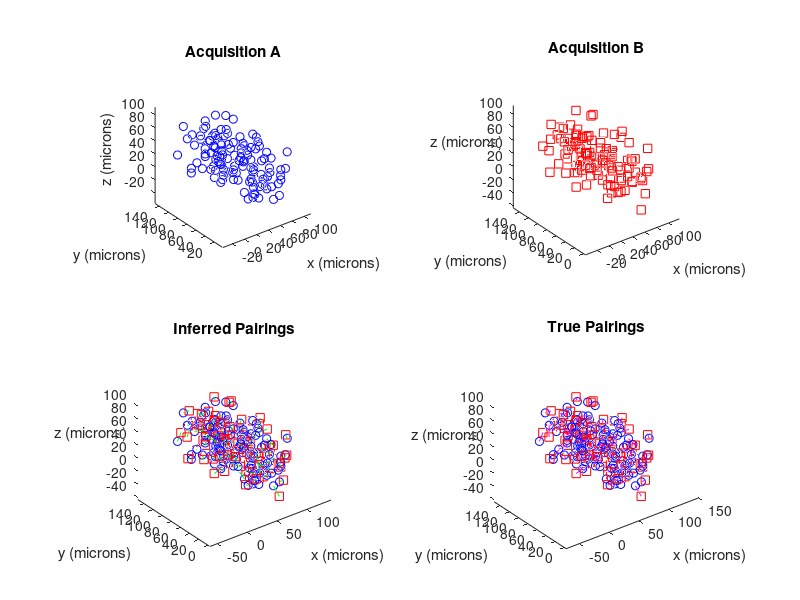
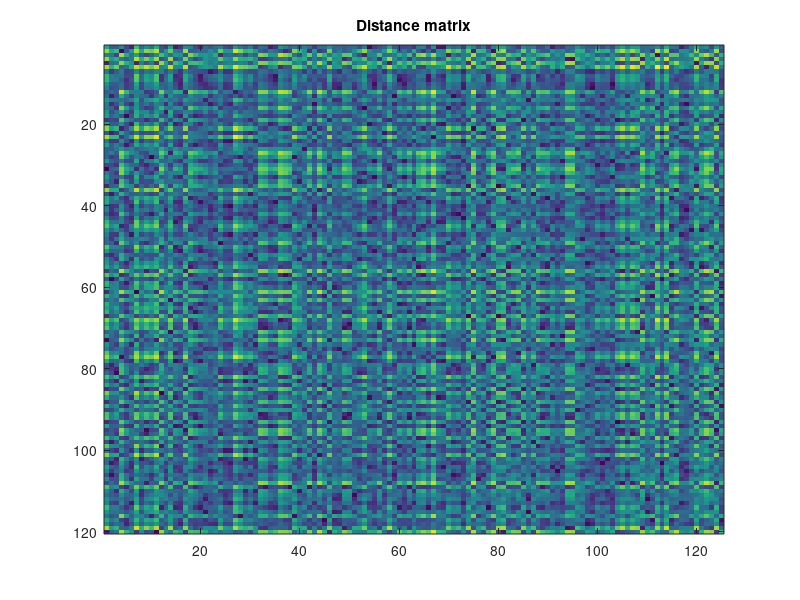

MATLAB code for these plots, in order: (Note: this script raises an error after producing the figures.)
% simAlign.m
% 
% Calculate a metric of alignment between two noisy measurements of the 3D 
% position of neuron cell bodies.
%
% The position of neurons in a worm are measured twice, during acquisition A
% and acquisition B. The measurement is noisy, and the worm may be imaged
% in different orientations.
%
% To aling the two acquisitions, it is important to have a metric of the
% similarity of the two sets of neuron poisitions. This will allow for
% functions that try many different orientations while optimizing for
% similarity.
%
% This is a small script that simulates two noisy 3D neural position
% datasets that are already aligned. It then  pairs each neuron from A 
% with a neuron from B. Finally it measures how aligned the sets of neurons 
% are by measuring the sum of the root mean squared displacement between 
% each pair.
%
% Andrew Leifer
% leifer@princeton.edu
% 8 February 2014


%We start by assuming that the user acquired two 3D fluorescent images 
%of neurons of a worm. We will call them acquisition A & B.


%Number of Neurons Identified 
%The number of neurons aren't necessarily the same because it is hard for a
%  user to tell what exactly is a neuron.

N=125; %acquisition A
M=120; %acquisition B
assert(N>=M); %by convention, the code assumes A has more neurons then B

%set dimensions of  simulated 3D volume in microns
xdiam=75;
ydiam=150;
zdiam=75;

%set standard deviation of jitter in neural position between acquisition A & B
pstd=6;


%Set the markers to use when plotting A & B
Bmarker='rs';
Amarker='bo';

%% Simulate position data 

Apos=[rand(N,1).*xdiam, rand(N,1).*ydiam, rand(N,1).*zdiam];

mapping=randperm(N);  %Elements are neuron ID's from A  and their index is the neuorn ID from B
Bpos=Apos(mapping,:); %Shuffle the order of neurons from A and assing to B
Bpos=Bpos+randn(size(Bpos)).*pstd; %add gaussian noise of positional jitter
Bpos=Bpos(1:M,:); %chop off the extra neurons


%            A     B
truePairs=[mapping', (1:N)' ];
truePairs(truePairs(:,2)>M,:)=[];

%% Plot simulated position data

%Plot Acquisition A
figh=figure;
h(1)=subplot(2,2,1);
plot3(Apos(:,1),Apos(:,2),Apos(:,3),Amarker)
axis equal %set each axis to have equal spaced scaling in the plot 
axis vis3d %preserve scaling during rotations
title('Acquisition A')
xlabel('x (microns)')
ylabel('y (microns)')
zlabel('z (microns)')


%Plot Acquisition B
h(2)=subplot(2,2,2);
plot3(Bpos(:,1),Bpos(:,2),Bpos(:,3),Bmarker)
axis equal %set each axis to have equal spaced scaling in the plot 
axis vis3d %preserve scaling during rotations
title('Acquisition B')
xlabel('x (microns)')
ylabel('y (microns)')
zlabel('z (microns)')


%% Calculate Distances between all possible paris of neurons between A & B

%We are going to build up an M rows by N column matrix whereby each element
%is the euclidian distance between the neurons inexed by that row and
%column.
%
% So the element at the m'th row and n'th  column corresponds to 
% the distance between the m'th neuron from B and the n'th neuron from A

%Insead of making a bunch of boring for-loops, we are going to implement
%this in a classy and clever way.

% Here is the theory first. We note that A and B already have neurons listed
% in some sort of order. If we take the given order, it is easy to find 
% euclidean distnces between each neuron in A and its corresponding neuron
% in B. This is:
%  D= sqrt(   sum( (Apos(1:M,:)-Bpos(1:M,:)).^2 ,2 ) )
% Note we are excluding those neurons from B that have no partner in A,
% recall that N>=M.
%
% Now if we were to merely permute the order of A systematically, (by say a
% circular shift) then we
% would be able to calculate the euclidean distance between every possible
% pairing between a neuron from A and B. 
%
% We store this information in the form of a matrix.

%initialize the distance matrix
Dmat=zeros(M,N); %rows are neurons from B and columns are neurons from A

%calculate all of the distances
for k=0:N-1 %For all neurons in A
   Atemp=circshift(Apos,-k); %circullary shift the order of neurons in A
   Aind=circshift((1:N)',-k); %do the same to an array of indices to keep track of what the indices are up to
   D= sqrt(  sum( (Atemp(1:M,:)-Bpos(1:M,:)).^2 ,2)  ); % calculate the distance
   
   %get element # from row,col:  B       A                        
   indices=sub2ind(size(Dmat),[1:M]',[Aind(1:M)]); %figure out which diaganol in the distance matrix we are on
   
   Dmat(indices)=D; %record the distances on the appropriate diagonal
end

%plot distance matrix
figure;
imagesc(Dmat);
title('Distance matrix')

%% Partner up all of the neurons, one in A and one in B

% The algorithm we will use is the following:
% First find the pairing that minimizes the distance
% Then eliminate both neurons from future consideration
% Repeat.
%
% Note we will have to be clever in our bookkeeping.

Dtemp=Dmat;
pairs=zeros(M,2);

for k=1:M % there will be M pairs (recall N>=M)
    %Sort the distance matrix 
    [Dsorted DsortedIndx]=sort(reshape(Dtemp,[],1));

    %record the position within the matrix of the smallest distance
    [m,n]=ind2sub(size(Dmat),DsortedIndx(1));

    %The pair of closest neurons should be m and n
    assert(Dsorted(1)==Dmat(m,n),'Failed a sanity check. There is a sneaky error in the code.')
    Dsorted(1);

    pairs(k,:)=[n,m];

    %Exclude all elements in row m and all elemnts in column n from future
    %consideration because we have already paired those neurons
    Dtemp(m,:)=NaN;
    Dtemp(:,n)=NaN;
end


inferredPairs=sortrows(pairs,2);
truePairs;

%Check to see if the inferredPairs match the true Pairs

difference=inferredPairs-truePairs;
trueEnergy=sum(Dmat(sub2ind(size(Dmat),truePairs(:,2),truePairs(:,1))).^2);
DEnergy=sum(Dmat(sub2ind(size(Dmat),pairs(:,2),pairs(:,1))).^2);



%% Dispaly partnered neurons



%Get ready to plot lines connected the inferred and true pairings.
%Create 3 matrices, one for each of x,y,z where each row has the
%coordinates for each pair of neurons
AA=1; BB=2; XX=1; YY=2; ZZ=3;
linesX=[Apos(inferredPairs(:,AA),XX) Bpos(inferredPairs(:,BB),XX)];
linesY=[Apos(inferredPairs(:,AA),YY) Bpos(inferredPairs(:,BB),YY)];
linesZ=[Apos(inferredPairs(:,AA),ZZ) Bpos(inferredPairs(:,BB),ZZ)];

linesTrueX=[Apos(truePairs(:,AA),XX) Bpos(truePairs(:,BB),XX)];
linesTrueY=[Apos(truePairs(:,AA),YY) Bpos(truePairs(:,BB),YY)];
linesTrueZ=[Apos(truePairs(:,AA),ZZ) Bpos(truePairs(:,BB),ZZ)];



figure(figh)
h(3)=subplot(2,2,3);
hold on;
plot3(Apos(:,1),Apos(:,2),Apos(:,3),Amarker)
plot3(Bpos(:,1),Bpos(:,2),Bpos(:,3),Bmarker)
plot3(linesX',linesY',linesZ','g'); %inferred Pairs



axis equal %set each axis to have equal spaced scaling in the plot 
axis vis3d %preserve scaling during rotations
title('Inferred Pairings')
xlabel('x (microns)')
ylabel('y (microns)')
zlabel('z (microns)')


figure(figh)
h(4)=subplot(2,2,4);
hold on;
plot3(Apos(:,1),Apos(:,2),Apos(:,3),Amarker)
plot3(Bpos(:,1),Bpos(:,2),Bpos(:,3),Bmarker)


plot3(linesTrueX',linesTrueY',linesTrueZ','m'); %truePairs 
axis equal %set each axis to have equal spaced scaling in the plot 
axis vis3d %preserve scaling during rotations
title('True Pairings')
xlabel('x (microns)')
ylabel('y (microns)')
zlabel('z (microns)')



% Make it so that when you rotate one subplot, the other rotates also
% Taken from this example: edit ([docroot '/techdoc/ref/examples/doc_linkprop']);
% Link the CameraPosition and CameraUpVector properties of each subplot axes
hlink = linkprop(h,{'CameraPosition','CameraUpVector','CameraTarget','CameraViewAngle'});
key = 'graphics_linkprop';
% Store link object on first subplot axes
setappdata(h(1),key,hlink); 


%display the distance  between neurons for each inferred Pair
dist=Dmat(sub2ind(size(Dmat),inferredPairs(:,2),inferredPairs(:,1) ));
cumulativeDist=sum(dist);

numFails=sum(difference(:,1)~=0);
disp(['Of ' num2str(M) ' possible neuron pairs,']); 
disp([num2str(M-numFails) ' pairs were correctly identified.'])
disp([num2str(numFails) ' pairs were incorrect.'])
disp(['true energy: ' num2str(trueEnergy)])
disp(['final energy: ' num2str(DEnergyMin)])